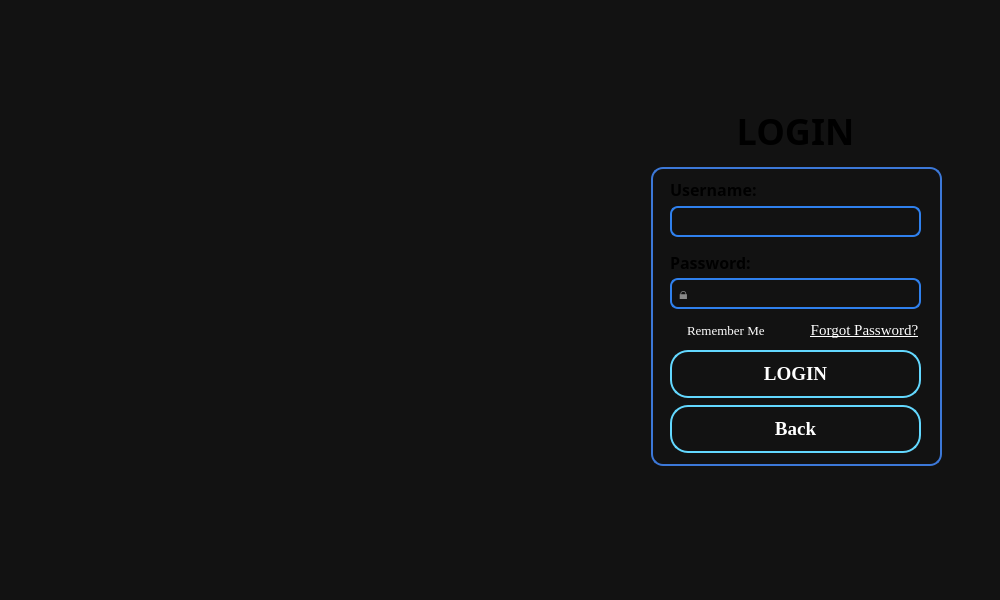
<?xml version="1.0" encoding="UTF-8"?>
<ui version="4.0">
 <class>LoginWindow</class>
 <widget class="QWidget" name="LoginWindow">
  <property name="geometry">
   <rect>
    <x>0</x>
    <y>0</y>
    <width>1000</width>
    <height>600</height>
   </rect>
  </property>
  <property name="minimumSize">
   <size>
    <width>0</width>
    <height>0</height>
   </size>
  </property>
  <property name="maximumSize">
   <size>
    <width>1000</width>
    <height>600</height>
   </size>
  </property>
  <property name="windowTitle">
   <string>Platwo</string>
  </property>
  <property name="styleSheet">
   <string notr="true">background-color:#121212;</string>
  </property>
  <widget class="QLabel" name="loginTitleLabel">
   <property name="geometry">
    <rect>
     <x>210</x>
     <y>60</y>
     <width>1171</width>
     <height>141</height>
    </rect>
   </property>
   <property name="font">
    <font>
     <family>Kristen ITC</family>
     <pointsize>27</pointsize>
     <bold>true</bold>
    </font>
   </property>
   <property name="styleSheet">
    <string notr="true">QLabel{
    color: qlineargradient(
        x1:0, y1:0,
        x2:1, y2:1,
        stop:0 #61D8FF,
        stop:0.35 #2CB8FF,
        stop:0.7 #008BFF,
        stop:1 #0047C7
    );
    background: transparent;
}</string>
   </property>
   <property name="text">
    <string>LOGIN</string>
   </property>
   <property name="alignment">
    <set>Qt::AlignmentFlag::AlignCenter</set>
   </property>
  </widget>
  <widget class="QPushButton" name="loginButton">
   <property name="geometry">
    <rect>
     <x>670</x>
     <y>350</y>
     <width>251</width>
     <height>48</height>
    </rect>
   </property>
   <property name="maximumSize">
    <size>
     <width>600</width>
     <height>60</height>
    </size>
   </property>
   <property name="font">
    <font>
     <family>Times New Roman</family>
     <pointsize>14</pointsize>
     <italic>false</italic>
     <bold>true</bold>
    </font>
   </property>
   <property name="styleSheet">
    <string notr="true">QPushButton
{
    color:white;

    background-color:qlineargradient(
        x1:0,y1:0,
        x2:0,y2:1,
        stop:0 #2B7FFF,
        stop:1 #0050C8
    );

    border:2px solid #63D8FF;

    border-radius:18px;
}

QPushButton:hover{

background:#2C3E50;
}

QPushButton:pressed{

background:#0284e8;

}</string>
   </property>
   <property name="text">
    <string>LOGIN</string>
   </property>
   <property name="iconSize">
    <size>
     <width>10</width>
     <height>20</height>
    </size>
   </property>
  </widget>
  <widget class="QPushButton" name="backButton">
   <property name="geometry">
    <rect>
     <x>670</x>
     <y>405</y>
     <width>251</width>
     <height>48</height>
    </rect>
   </property>
   <property name="font">
    <font>
     <family>Times New Roman</family>
     <pointsize>14</pointsize>
     <italic>false</italic>
     <bold>true</bold>
    </font>
   </property>
   <property name="styleSheet">
    <string notr="true">QPushButton
{
    color:white;

    background-color:qlineargradient(
        x1:0,y1:0,
        x2:0,y2:1,
        stop:0 #2B7FFF,
        stop:1 #0050C8
    );

    border:2px solid #63D8FF;

    border-radius:18px;
}

QPushButton:hover{

background:#2C3E50;
}

QPushButton:pressed{

background:#0284e8;

}</string>
   </property>
   <property name="text">
    <string>Back</string>
   </property>
  </widget>
  <widget class="QPushButton" name="forgotPasswordButton">
   <property name="geometry">
    <rect>
     <x>809</x>
     <y>319</y>
     <width>111</width>
     <height>21</height>
    </rect>
   </property>
   <property name="font">
    <font>
     <family>Times New Roman</family>
     <pointsize>11</pointsize>
     <italic>false</italic>
     <bold>false</bold>
     <underline>true</underline>
     <strikeout>false</strikeout>
    </font>
   </property>
   <property name="styleSheet">
    <string notr="true">QPushButton{

background:transparent;

color:white;

border-radius:12px;



}

QPushButton:hover{

background:#56CCF2;

}</string>
   </property>
   <property name="text">
    <string>Forgot Password?</string>
   </property>
  </widget>
  <widget class="QLineEdit" name="passwordEdit">
   <property name="geometry">
    <rect>
     <x>670</x>
     <y>278</y>
     <width>251</width>
     <height>31</height>
    </rect>
   </property>
   <property name="maximumSize">
    <size>
     <width>16777215</width>
     <height>200</height>
    </size>
   </property>
   <property name="font">
    <font>
     <family>Times New Roman</family>
     <pointsize>12</pointsize>
     <italic>false</italic>
     <bold>false</bold>
    </font>
   </property>
   <property name="styleSheet">
    <string notr="true">QLineEdit{
    background:transparent;
    border:2px solid #2F80ED;
    border-radius:8px;
    padding-left:5px;
    color:white;
    
}

QLineEdit:focus{
    border:2px solid #56CCF2;
}</string>
   </property>
   <property name="text">
    <string/>
   </property>
   <property name="echoMode">
    <enum>QLineEdit::EchoMode::Password</enum>
   </property>
   <property name="placeholderText">
    <string>🔒</string>
   </property>
  </widget>
  <widget class="QCheckBox" name="rememberCheckBox">
   <property name="geometry">
    <rect>
     <x>668</x>
     <y>315</y>
     <width>131</width>
     <height>31</height>
    </rect>
   </property>
   <property name="maximumSize">
    <size>
     <width>16777215</width>
     <height>200</height>
    </size>
   </property>
   <property name="font">
    <font>
     <family>Times New Roman</family>
     <pointsize>10</pointsize>
    </font>
   </property>
   <property name="styleSheet">
    <string notr="true">color:white;
background:transparent;</string>
   </property>
   <property name="text">
    <string>Remember Me</string>
   </property>
  </widget>
  <widget class="QLabel" name="usernameLabel">
   <property name="geometry">
    <rect>
     <x>670</x>
     <y>174</y>
     <width>121</width>
     <height>31</height>
    </rect>
   </property>
   <property name="font">
    <font>
     <family>Sitka Text</family>
     <pointsize>12</pointsize>
     <bold>true</bold>
    </font>
   </property>
   <property name="styleSheet">
    <string notr="true">QLabel{
    color: qlineargradient(
        x1:0, y1:0,
        x2:1, y2:1,
        stop:0 #FFFFFF,
        stop:0.35 #E8FFFF,
        stop:0.65 #8EEBFF,
        stop:1 #35BFFF
    );
    background: transparent;
}</string>
   </property>
   <property name="text">
    <string>Username:</string>
   </property>
  </widget>
  <widget class="QLabel" name="passwordLabel">
   <property name="geometry">
    <rect>
     <x>670</x>
     <y>247</y>
     <width>121</width>
     <height>31</height>
    </rect>
   </property>
   <property name="font">
    <font>
     <family>Sitka Text</family>
     <pointsize>12</pointsize>
     <bold>true</bold>
    </font>
   </property>
   <property name="styleSheet">
    <string notr="true">QLabel{
    color: qlineargradient(
        x1:0, y1:0,
        x2:1, y2:1,
        stop:0 #FFFFFF,
        stop:0.35 #E8FFFF,
        stop:0.65 #8EEBFF,
        stop:1 #35BFFF
    );
    background: transparent;
}</string>
   </property>
   <property name="text">
    <string>Password:</string>
   </property>
  </widget>
  <widget class="QLineEdit" name="usernameEdit">
   <property name="geometry">
    <rect>
     <x>670</x>
     <y>206</y>
     <width>251</width>
     <height>31</height>
    </rect>
   </property>
   <property name="maximumSize">
    <size>
     <width>16777215</width>
     <height>200</height>
    </size>
   </property>
   <property name="font">
    <font>
     <family>Times New Roman</family>
     <pointsize>12</pointsize>
     <italic>false</italic>
     <bold>false</bold>
    </font>
   </property>
   <property name="styleSheet">
    <string notr="true">QLineEdit{
    background:transparent;
    border:2px solid #2F80ED;
    border-radius:8px;
    padding-left:5px;
    color:white;
    
}

QLineEdit:focus{
    border:2px solid #56CCF2;
}</string>
   </property>
   <property name="text">
    <string/>
   </property>
   <property name="placeholderText">
    <string>👤</string>
   </property>
  </widget>
  <widget class="QGroupBox" name="connectionGroupBox">
   <property name="geometry">
    <rect>
     <x>651</x>
     <y>155</y>
     <width>291</width>
     <height>311</height>
    </rect>
   </property>
   <property name="font">
    <font>
     <family>Sitka Text</family>
     <pointsize>-1</pointsize>
     <bold>true</bold>
    </font>
   </property>
   <property name="styleSheet">
    <string notr="true">QGroupBox{
   color: qlineargradient(
        x1:0, y1:0,
        x2:1, y2:1,
        stop:0 #FFFFFF,
        stop:0.35 #E8FFFF,
        stop:0.65 #8EEBFF,
        stop:1 #35BFFF
    );
    font-size:20px;
    font-weight:bold;

    border:2px solid #3C78D8;
    border-radius:12px;

    margin-top:12px;

   background: transparent;
}

QGroupBox::title{
    subcontrol-origin: margin;
    left:15px;
    padding:0 6px;
}</string>
   </property>
   <property name="title">
    <string/>
   </property>
  </widget>
  <zorder>connectionGroupBox</zorder>
  <zorder>rememberCheckBox</zorder>
  <zorder>loginTitleLabel</zorder>
  <zorder>loginButton</zorder>
  <zorder>backButton</zorder>
  <zorder>forgotPasswordButton</zorder>
  <zorder>passwordEdit</zorder>
  <zorder>usernameLabel</zorder>
  <zorder>passwordLabel</zorder>
  <zorder>usernameEdit</zorder>
 </widget>
 <resources/>
 <connections/>
</ui>
